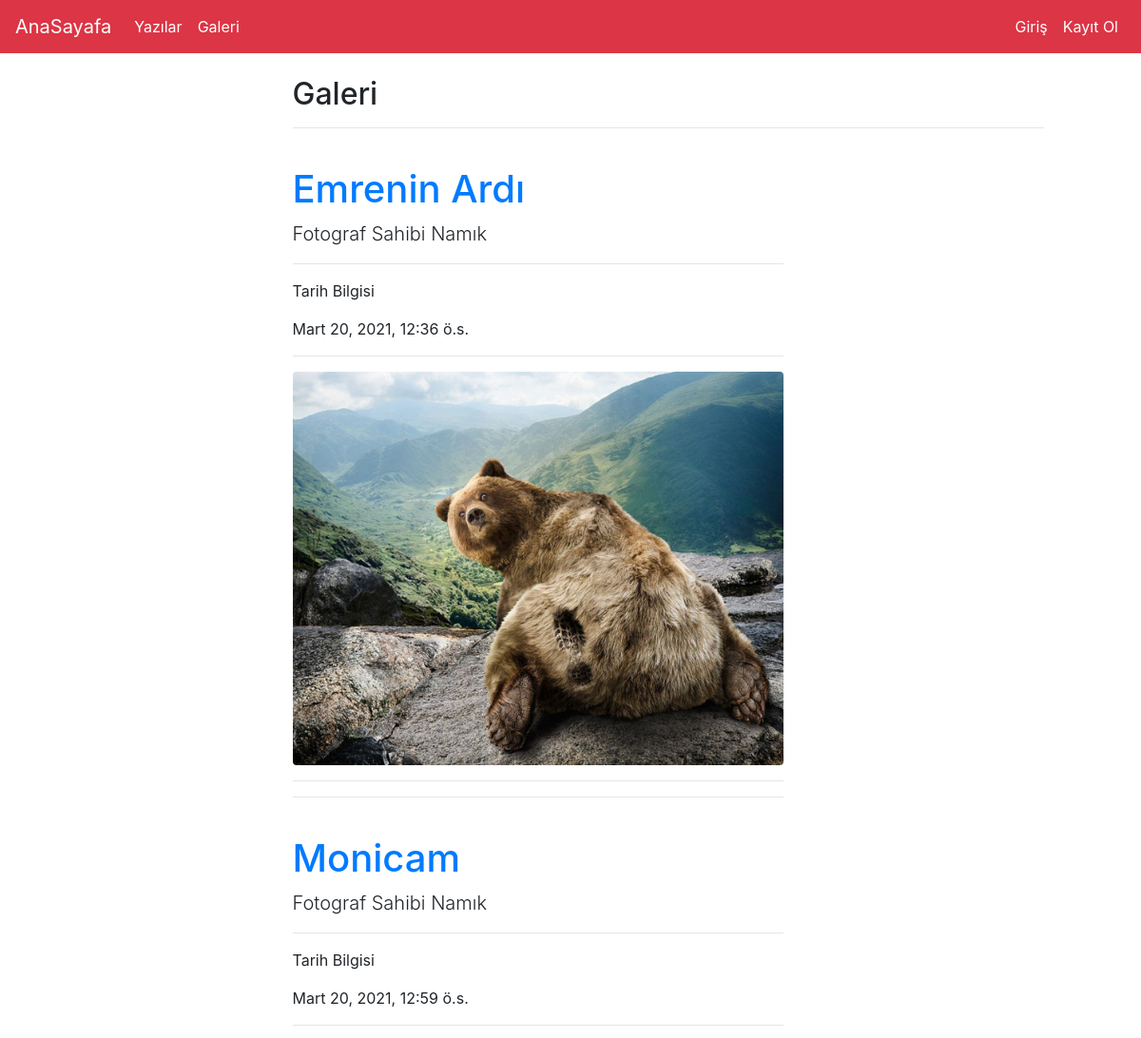
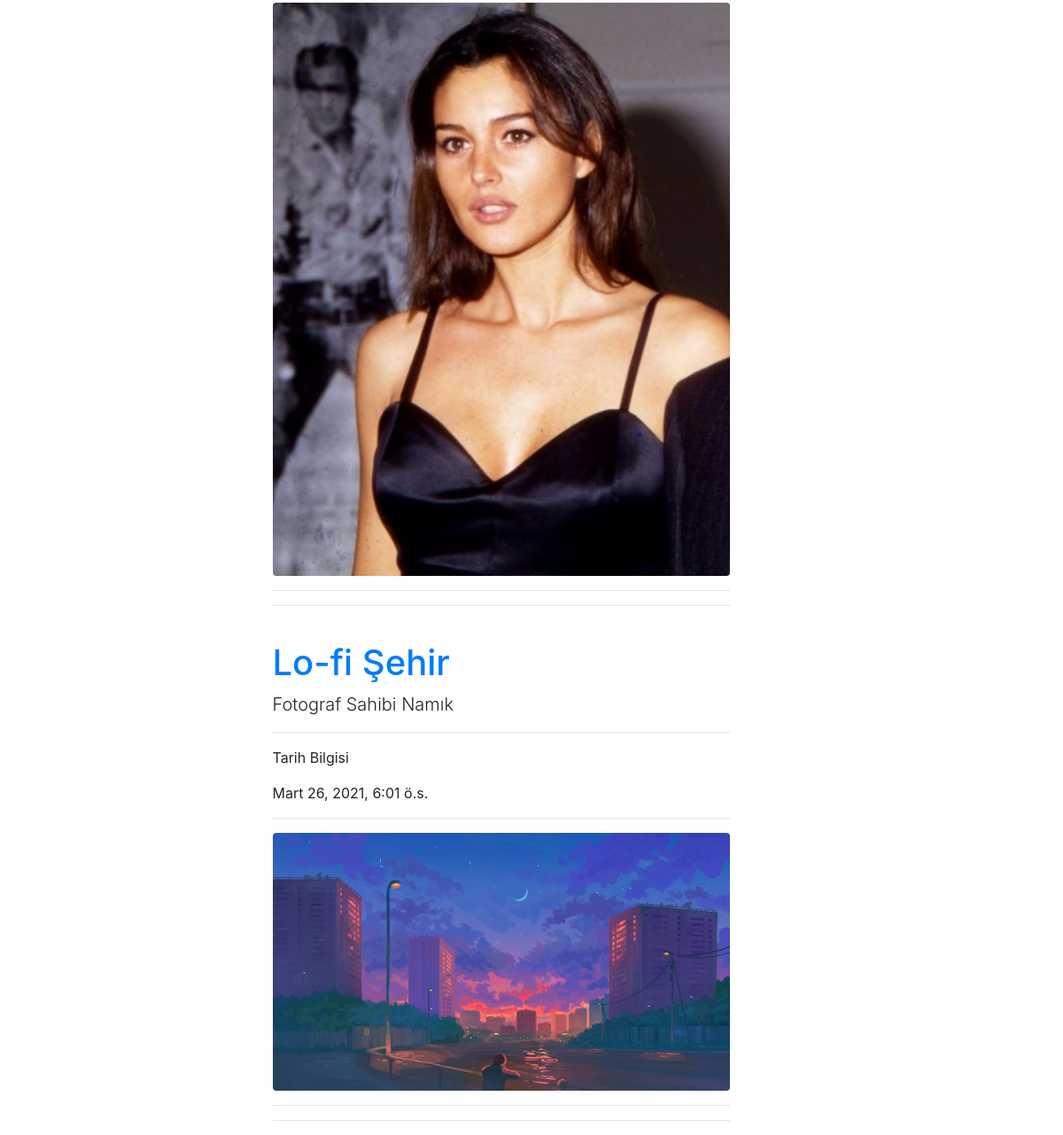
The app's page /articles/photos/ with its own data (2 pictures, top to bottom).
### article/models.py (models this page shows)
class Foto(models.Model):
    owner = models.ForeignKey('auth.User',on_delete=models.CASCADE,verbose_name='Yazar')
    title = models.CharField(max_length= 55,verbose_name='Başlık')
    created_date = models.DateTimeField(auto_now_add=True,verbose_name='Oluşturulma Tarihi')
    article_image = models.FileField(blank=True,null=True,verbose_name='Makleye Fotograf ekle')

### article/views.py (the view)
# urls.py: path('photos/', views.photos, name = 'photos'),
def photos(reqeust):
    articles = Foto.objects.all()
    return render(reqeust,'photos.html',{'articles':articles})

### templates/photos.html (shortened to what this page needs)
{% extends "layout.html" %}
{% block body %}
<div class = 'row'>
<div class="col-md-8 offset-md-3">
<h2>Galeri</h2>
<hr>
{% if articles %}
{% for article in articles  %}
<div class="row">
      <div class="col-lg-8">
        <a href='{% url "article:detailF" article.id%}'><h1 class="mt-4">{{article.title}}</h1></a>
        <p class="lead">
          Fotograf Sahibi
            {{article.owner.username}}
        </p>
        <hr>
        <p>Tarih Bilgisi</p>
            {{article.created_date}}
        <hr>
        {% if article.article_image %}
        <img class="img-fluid rounded" src="{{article.article_image.url}}" alt="">
         {% endif %}
        <hr>
        <hr>
      </div>
    </div>
{% endfor %}
{% else %}
<div class = 'alert alert-warning'>
  Makale bulunamadı
</div>
{% endif %}
</div>
  </div>
{% endblock body %}

### templates/layout.html (shortened to what this page needs)
<!DOCTYPE html>
{% load static %}
<html lang="en">
<head>
    <link rel="stylesheet" href="{% static 'css/bootstrap.min.css' %}">
</head>
<body>
        {% include "includes/navbar.html" %}
        {% block body %}
        {% endblock body %}
</body>
</html>

### templates/includes/navbar.html (shortened to what this page needs)
<nav class="navbar navbar-expand-md navbar-dark bg-danger  mb-4">
      <a class="navbar-brand" href="{% url 'index'  %}">AnaSayafa</a>
      <div class="collapse navbar-collapse" id="navbarCollapse">
        <ul class="navbar-nav mr-auto">
         <li class="nav-item active">
              <a class="nav-link" href="{% url 'article:articles'  %}">Yazılar<span class="sr-only">(current)</span></a>
            </li>
          <li class="nav-item active">
              <a class="nav-link" href="{% url 'article:photos'  %}">Galeri<span class="sr-only">(current)</span></a>
            </li>
         </ul>
      <ul class="navbar-nav ml-auto">
          {% if request.user.is_authenticated%}
          <li class="nav-item active">
              <a class="nav-link" href="{% url 'article:dashboard'  %}">Kontrol Paneli<span class="sr-only">(current)</span></a>
            </li>
          <li class="nav-item active">
              <a class="nav-link" href="{% url 'article:photo'  %}">Fotograf<span class="sr-only">(current)</span></a>
            </li>
          <li class="nav-item active">
              <a class="nav-link" href="{% url 'user:logoutUser'  %}">Çıkış<span class="sr-only">(current)</span></a>
            </li>
          {% else %}
            <li class="nav-item active">
                <a class="nav-link" href="{% url 'user:loginUser'  %}">Giriş<span class="sr-only">(current)</span></a>
              </li>
            <li class="nav-item active">
              <a class="nav-link" href="{% url 'user:register'  %}">Kayıt Ol<span class="sr-only">(current)</span></a>
            </li>
          {% endif %}
        </ul>
      </div>
    </nav>

### records on screen
Foto: title "Emrenin Ardı", owner.username "Namık", created_date "Mart 20, 2021, 12:36 ö.s.", article_image (picture)
Foto: title "Monicam", owner.username "Namık", created_date "Mart 20, 2021, 12:59 ö.s.", article_image (picture)
Foto: title "Lo-fi Şehir", owner.username "Namık", created_date "Mart 26, 2021, 6:01 ö.s.", article_image (picture)
